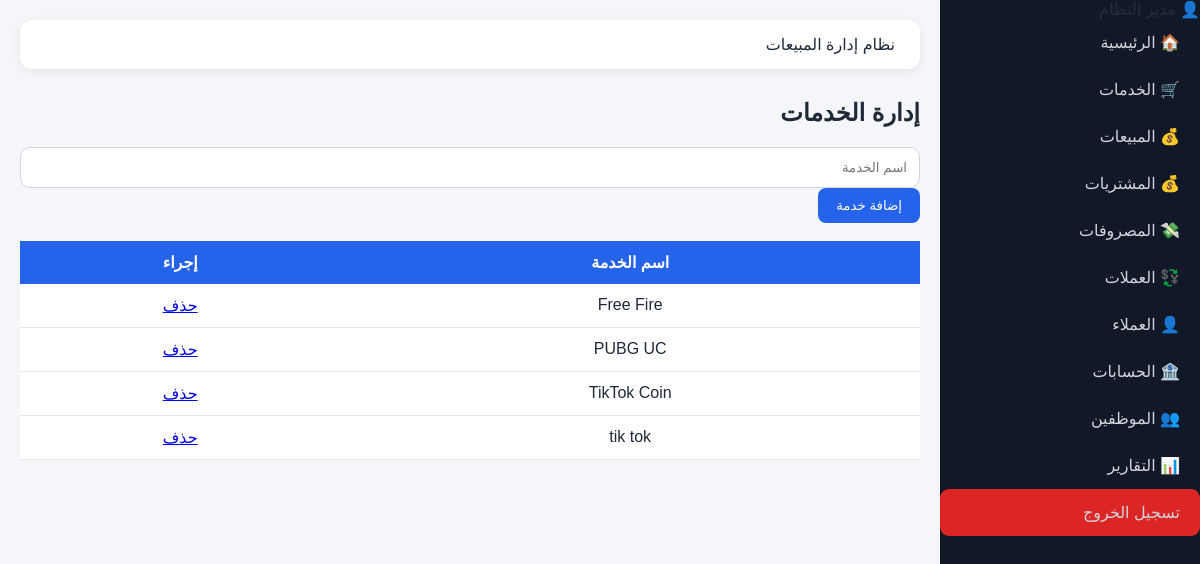
The page /services (signed in) on the database as committed earlier.
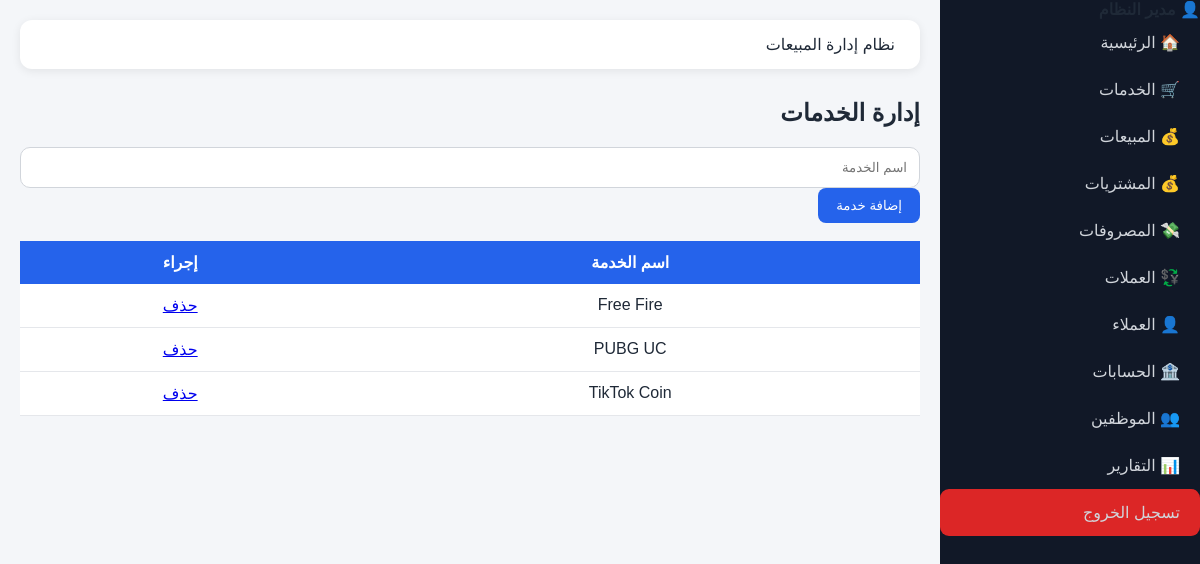
The same page on the database as committed later.
### tables this page shows
CREATE TABLE services (
    id INTEGER PRIMARY KEY AUTOINCREMENT,
    name TEXT UNIQUE
);

### app.py (the view, shortened to what this page needs)
@app.route('/services', methods=['GET', 'POST'])
def services():
    if 'user_id' not in session:
        return redirect('/')
    conn = sqlite3.connect('database.db')
    conn.row_factory = sqlite3.Row
    cursor = conn.cursor()
    services = cursor.execute(
        "SELECT * FROM services ORDER BY name"
    ).fetchall()
    conn.close()
    return render_template(
        "services.html",
        services=services
    )

### templates/services.html (shortened to what this page needs)
{% extends 'base.html' %}
{% block content %}
<h2>إدارة الخدمات</h2><form method="POST"><input
    type="text"
    name="name"
    placeholder="اسم الخدمة"
    required>
<button class="btn-save" type="submit">
    إضافة خدمة
</button>
</form><br><table><tr>
    <th>اسم الخدمة</th>
    <th>إجراء</th>
</tr>
{% for service in services %}
<tr>
    <td>{{ service['name'] }}</td>
    <td>
        <a href="/services/delete/{{ service['id'] }}">
            حذف
        </a>
    </td>
</tr>
{% endfor %}
</table>{% endblock %}

Rows that differ between the two databases and show on the page:
removed services: name "tik tok"
